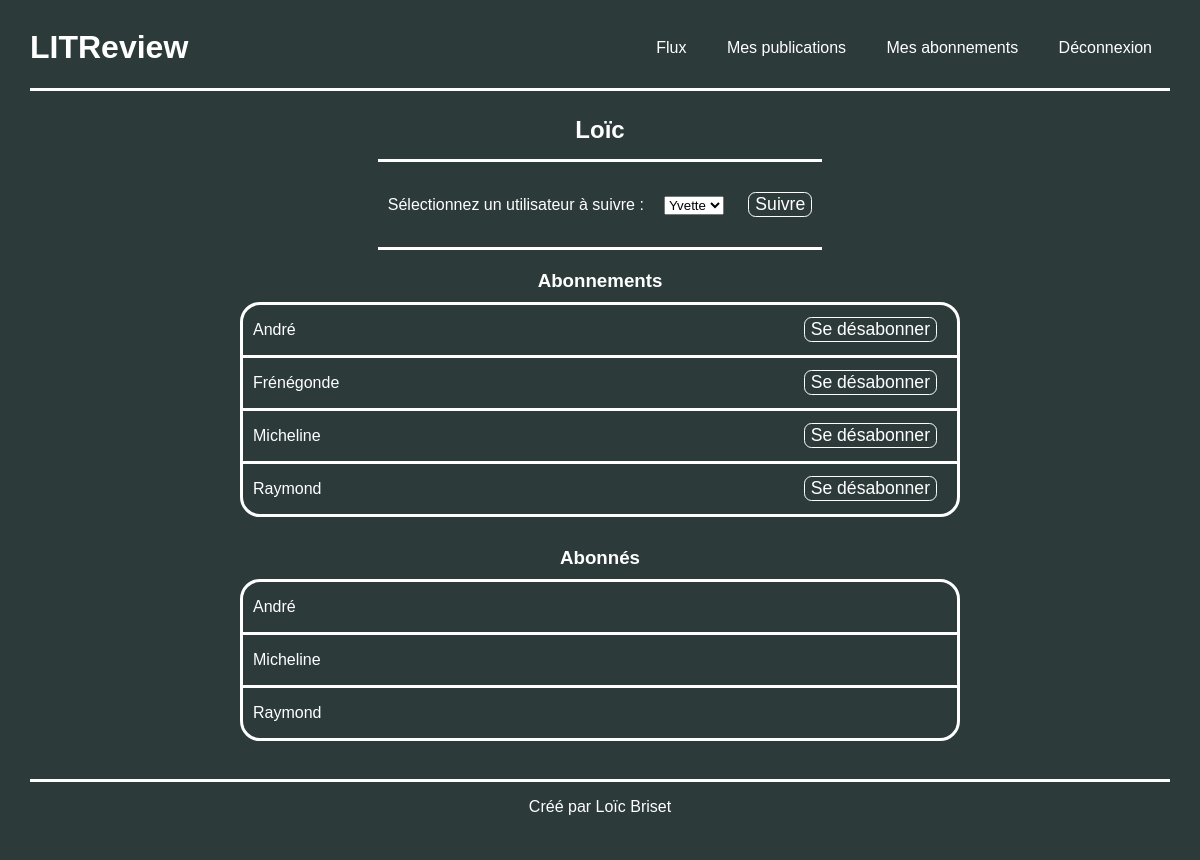
Page /litreview/loic-1/follows/ (signed in) on the earlier database version.
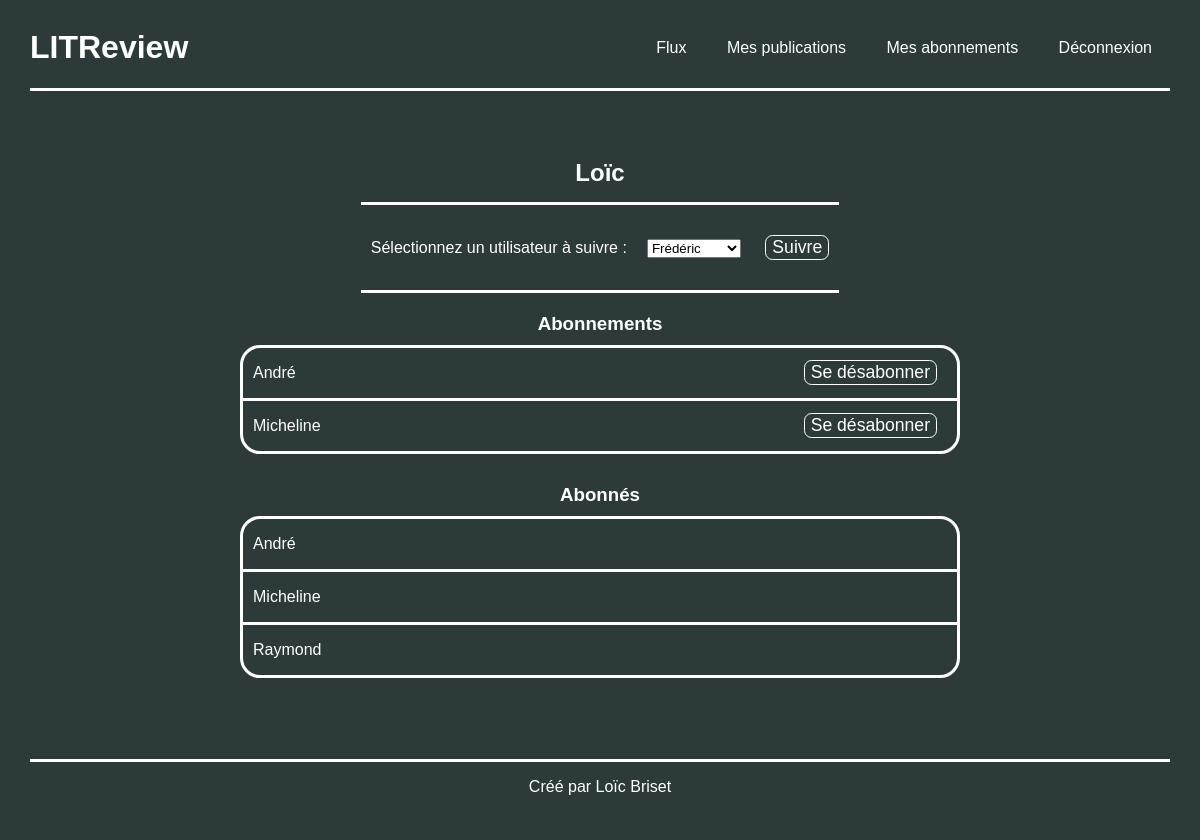
Same page on the later database version.
### authentification/models.py (models this page shows, shortened)
class CustomUser(AbstractBaseUser, PermissionsMixin):
    class Meta:
        verbose_name = 'Utilisateur'
    username = models.CharField(
        verbose_name="Nom d'utilisateur",
        max_length=30,
        unique=True,
        blank=False
    )
    slug = models.SlugField(
        blank=True,
        unique=True,
        editable=False
    )
    password = models.CharField(
        verbose_name='Mot de passe',
        max_length=128,
    )
    last_login = models.DateTimeField(
        verbose_name="Dernière connexion",
        blank=True,
        null=True
    )
    is_active = models.BooleanField(default=True)
    is_staff = models.BooleanField(default=False)
    is_admin = models.BooleanField(default=False)
    USERNAME_FIELD = 'username'
    objects = CustomUserManager()
    def __str__(self):
        return self.username

### review/views.py (the view, shortened to what this page needs)
# urls.py: path('<str:slug>/follows/', UserSubsManagement.as_view(), name='user-subs'),
class UserSubsManagement(View):
    def get(self, request, *args, **kwargs):
        view = UserSubscriptionsList.as_view(paginate_by=settings.PAGINATION)
        return view(request, *args, **kwargs)

### review/forms.py
class SelectFollowForm(forms.ModelForm):
    def __init__(self, user, *args, **kwargs):
        super().__init__(*args, **kwargs)
        can_follow_users = self.get_can_follow_users(user)
        self.fields['followed_user'].choices = can_follow_users
    class Meta:
        model = UserFollows
        fields = ['user', 'followed_user']
        widgets = {'user': forms.HiddenInput()}
        labels = {'followed_user': 'Sélectionnez un utilisateur à suivre'}
    def get_can_follow_users(self, user):
        couples = UserFollows.objects.all()
        users_list = list(CustomUser.objects.all())
        users_list.remove(user)
        for couple in couples:
            if couple.user == user:
                users_list.remove(couple.followed_user)
        can_follow_list = []
        for i in range(len(users_list)):
            can_follow_list.append((users_list[i].pk, users_list[i]))
        can_follow_list = sorted(can_follow_list, key=lambda couple: couple[1].username)
        return can_follow_list

### review/views.py (called while the page is built)
    def get_queryset(self):
        subs = self.get_followed_and_following_users()
        return subs

### review/templates/review/subs.html (shortened to what this page needs)
{% extends 'litreview/base.html' %}
{% load static %}
{% block style %}<link rel="stylesheet" href="{% static 'litreview/css/subs.css' %}">{% endblock %}
{% block main %}
    <div class="subs-head">
        <h2>{{ target_user.username }}</h2>
        {% if  target_user == request.user %}
            {% if select_form.fields.followed_user.choices %}
                <form method="POST">
                    {{ select_form }}
                    <input type="submit" name ="select_follow" value="Suivre">
                </form>
            {% else %}
                Il n'y a aucun utilisateur à suivre pour l'instant
            {% endif %}
    </div>
    {% endif %}
    <div class="followed-and-followers">
        <h3>Abonnements</h3>
        {% if is_followed_by_user %}
            <div class="followed-users">
                {% for user in is_followed_by_user %}
                    <div class="followed-user">
                        {% if  user == request.user %}
                            <p>{{ request.user.username }} (Vous)</p>
                        {% else %}
                            <p><a href="{% url 'user-posts' user.slug %}">{{ user.username }}</a></p>
                        {% endif %}
                    {% for form in unfollow_forms %}
                        {% if form.initial.followed_user == user %}
                             <form method="POST">
                                <input type="submit" name="unfollow" value="Se désabonner">
                            </form>
                        {% endif %}
                    {% endfor %}
                    </div>
                {% endfor %}
                </div>
            {% else %}
                <div class="no-followed-users">
                    <p>Aucun abonnement</p>
                </div>
            {% endif %}
        <h3>Abonnés</h3>
            {% if is_following_user %}
                <div class="followers">
                {% for user in is_following_user %}
                        <div class="follower">
                            {% if  user == request.user %}
                                <p>{{ request.user.username }} (Vous)</p>
                            {% else %}
                                <p><a href="{% url 'user-posts' user.slug %}">{{ user.username }}</a></p>
                            {% endif %}
                        </div>
                {% endfor %}
            {% else %}
                <div class="no-followers">
                    <p>Aucun abonné</p>
                </div>
                </div>
            {% endif %}
        </div>
    </div>
{% endblock %}

Differences in the rows shown:
no longer on this page (row edited): CustomUser: username "Frénégonde", shown under "Abonnements"
no longer on one of the page's lists (row unchanged): CustomUser: username "Raymond"
Other differences:
form field followed_user: "Yvette" → "Frédéric"
list line gone: "Se désabonner"
